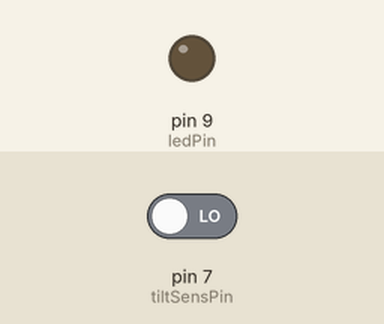
Simulated run of this sketch. Board: Arduino Uno, built with avr-gcc and run on an emulated ATmega328P. Shown: output pins drawn as LEDs (lit = HIGH). Inputs (shaded band) come from the test bench; at power-on: pin 7 (tiltSensPin) LOW.

Above: at 1.2 s.
1.3 s: pin 7 (tiltSensPin) driven HIGH
At 1.8 s:
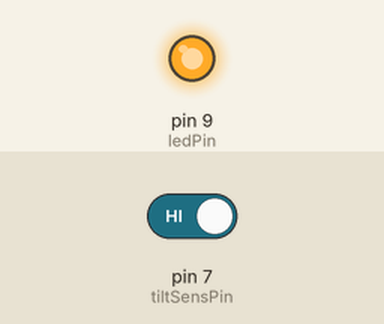
2.8 s: pin 7 (tiltSensPin) driven LOW
At 4.1 s:
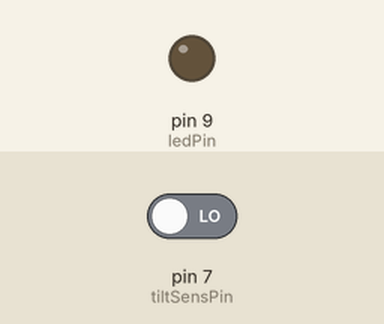
Timing chart, 0 to 5.8 s (numbered marks = the images above; inputs shaded):
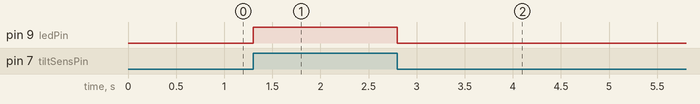

Measured:
- after the input at 1.3 s, pin 9 (ledPin): LOW → HIGH at once
- after the input at 2.8 s, pin 9 (ledPin): HIGH → LOW at once

The sketch:

diod_control_sensTilt.ino
```cpp
// светодиод выключается от датчика наклона

int ledPin = 9;
int tiltSensPin = 7;
int value;  // переменная для хранения датчика

void setup() {

  pinMode(ledPin, OUTPUT);
  pinMode(tiltSensPin, INPUT);
 }

void loop() {
  value = digitalRead(tiltSensPin);
  if (value == HIGH)
  {
    digitalWrite(ledPin, HIGH);
  }
  else
  {
    digitalWrite(ledPin, LOW);
  }

}
```
